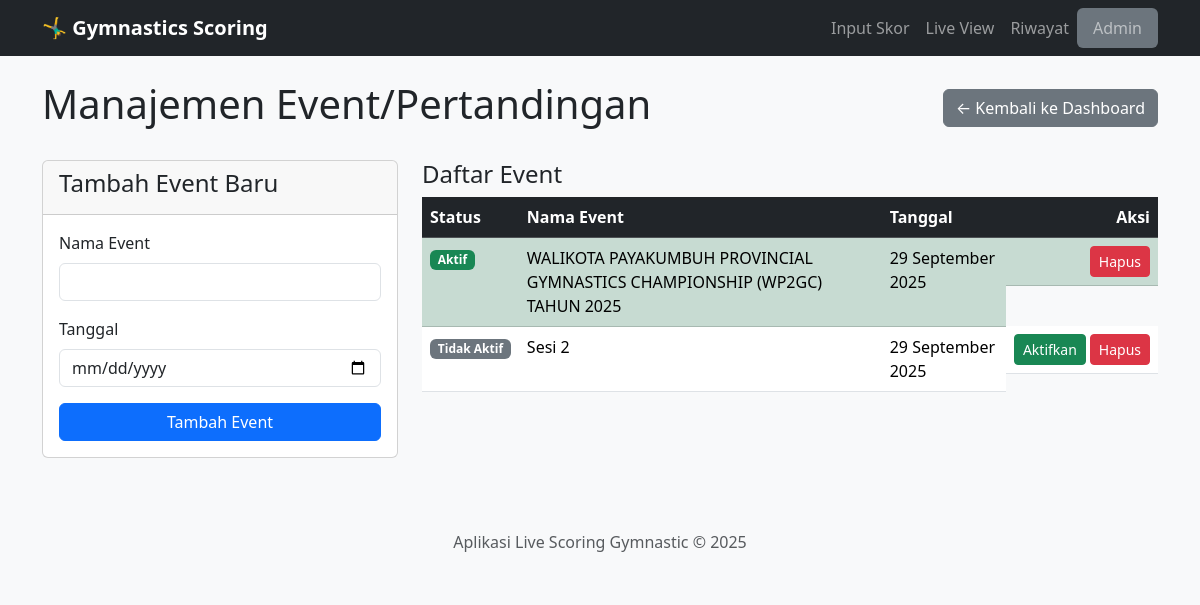
The page /admin/manage/event on the database as committed earlier.
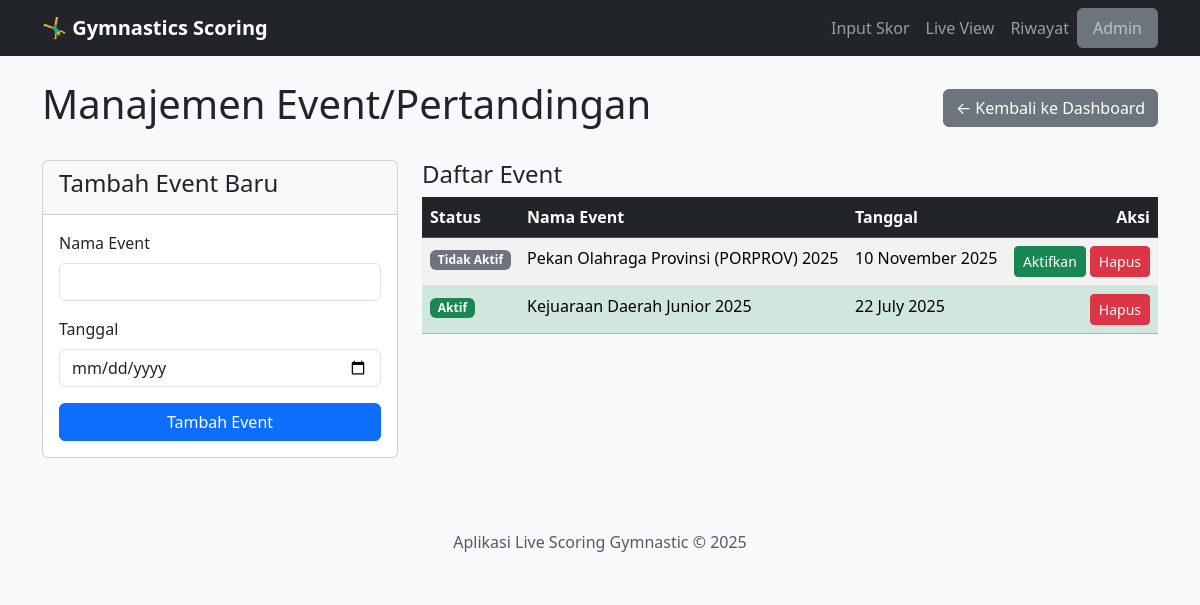
The same page on the database as committed later.
### app.py (models this page shows)
class Event(db.Model):
    id = db.Column(db.Integer, primary_key=True)
    nama = db.Column(db.String(200), nullable=False)
    tanggal = db.Column(db.Date, nullable=False)
    is_active = db.Column(db.Boolean, default=False, nullable=False)

### app.py (the view, shortened to what this page needs)
@app.route('/admin/manage/event', methods=['GET', 'POST'])
def admin_manage_event():
    return render_template('admin_manage_event.html', events=Event.query.order_by(Event.tanggal.desc()).all())

### templates/admin_manage_event.html (shortened to what this page needs)
{% extends 'layout.html' %}
{% block content %}
<div class="d-flex justify-content-between align-items-center mb-4">
    <h1>Manajemen Event/Pertandingan</h1>
    <a href="{{ url_for('admin_dashboard') }}" class="btn btn-secondary">&larr; Kembali ke Dashboard</a>
</div>
<div class="row">
    <div class="col-md-4">
        <div class="card">
            <div class="card-header"><h4>Tambah Event Baru</h4></div>
            <div class="card-body">
                <form action="{{ url_for('admin_manage_event') }}" method="post">
                    <div class="mb-3"><label class="form-label">Nama Event</label><input type="text" class="form-control" name="nama" required></div>
                    <div class="mb-3"><label class="form-label">Tanggal</label><input type="date" class="form-control" name="tanggal" required></div>
                    <button type="submit" class="btn btn-primary w-100">Tambah Event</button>
                </form>
            </div>
        </div>
    </div>
    <div class="col-md-8">
        <h4>Daftar Event</h4>
        <table class="table table-striped">
            <thead class="table-dark"><tr><th>Status</th><th>Nama Event</th><th>Tanggal</th><th class="text-end">Aksi</th></tr></thead>
            <tbody>
            {% for event in events %}
                <tr class="{{ 'table-success' if event.is_active else '' }}">
                    <td>{% if event.is_active %}<span class="badge bg-success">Aktif</span>{% else %}<span class="badge bg-secondary">Tidak Aktif</span>{% endif %}</td>
                    <td>{{ event.nama }}</td>
                    <td>{{ event.tanggal.strftime('%d %B %Y') }}</td>
                    <td class="text-end d-flex gap-1 justify-content-end">
                        {% if not event.is_active %}
                        <form action="{{ url_for('admin_activate_event', event_id=event.id) }}" method="post"><button class="btn btn-sm btn-success">Aktifkan</button></form>
                        {% endif %}
                        <form action="{{ url_for('admin_delete_event', event_id=event.id) }}" method="post" onsubmit="return confirm('Yakin menghapus event ini? SEMUA PESERTA DAN SKOR di dalamnya akan hilang.');"><button class="btn btn-sm btn-danger">Hapus</button></form>
                    </td>
                </tr>
            {% else %}
                <tr><td colspan="4" class="text-center">Belum ada event.</td></tr>
            {% endfor %}
            </tbody>
        </table>
    </div>
</div>
{% endblock %}

### templates/layout.html (shortened to what this page needs)
<!doctype html>
<html lang="id">
<head>
    <link href="https://cdn.jsdelivr.net/npm/bootstrap@5.3.3/dist/css/bootstrap.min.css" rel="stylesheet">
    <link rel="stylesheet" href="{{ url_for('static', filename='css/style.css') }}">
</head>
<body>
    <nav class="navbar navbar-expand-lg navbar-dark bg-dark">
        <div class="container">
            <a class="navbar-brand" href="{{ url_for('input_skor') }}">🤸‍♂️ Gymnastics Scoring</a>
            <div class="collapse navbar-collapse" id="navbarNav">
                <ul class="navbar-nav ms-auto">
                    <li class="nav-item"><a class="nav-link" href="{{ url_for('input_skor') }}">Input Skor</a></li>
                    <li class="nav-item"><a class="nav-link" href="{{ url_for('live_view') }}" target="_blank">Live View</a></li>
                    <li class="nav-item"><a class="nav-link" href="{{ url_for('riwayat') }}">Riwayat</a></li>
                    <li class="nav-item"><a class="nav-link bg-secondary rounded px-3" href="{{ url_for('admin_dashboard') }}">Admin</a></li>
                </ul>
            </div>
        </div>
    </nav>
    <main class="container mt-4">
        {% block content %}{% endblock %}
    </main>
    <footer class="text-center text-muted py-4 mt-5 bg-light">
        Aplikasi Live Scoring Gymnastic &copy; 2025
    </footer>
</body>
</html>

### static/css/style.css (style rules this page uses)
body { background-color: #f8f9fa; }
.navbar-brand { font-weight: bold; }
.card-header { font-weight: 500; }

Rows that differ between the two databases and show on the page:
removed Event: is_active "Aktif", nama "WALIKOTA PAYAKUMBUH PROVINCIAL GYMNASTICS CHAMPIONSHIP (WP2GC) TAHUN 2025", tanggal "29 September 2025"
removed Event: is_active "Tidak Aktif", nama "Sesi 2", tanggal "29 September 2025"
added Event: is_active "Tidak Aktif", nama "Pekan Olahraga Provinsi (PORPROV) 2025", tanggal "10 November 2025"
added Event: is_active "Aktif", nama "Kejuaraan Daerah Junior 2025", tanggal "22 July 2025"
